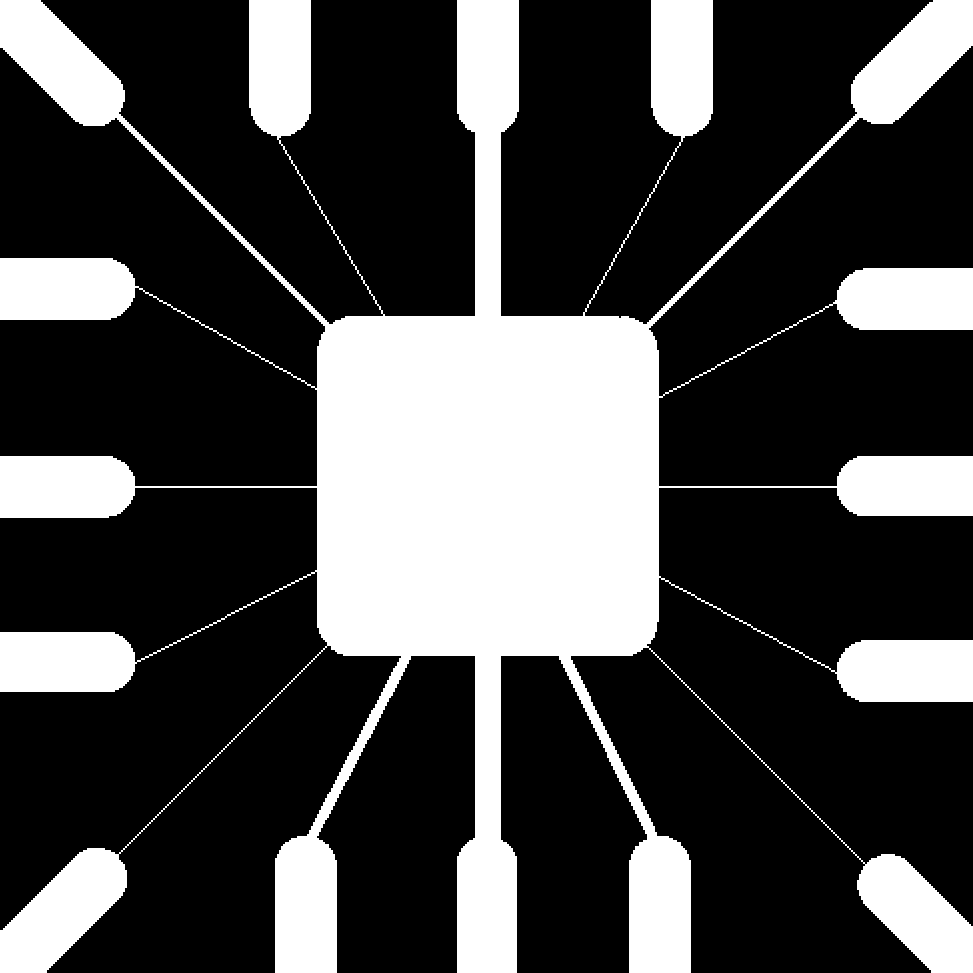
#> input picture Work_13__Segmentatio_of_Images/Fig1104(a).tif, 973 x 973 px
$ jupyter execute --allow-errors Notebook.ipynb
#> lines starting #> are read from the running program, lines starting #| are printed output that depends on the picture; after the words box and inside, x2 and y2 are one past the last pixel; in counts of white or black regions, pixels touching at a corner belong together
<a href="https://colab.research.google.com/github/MiguelAngel-ht/Image_Processing_/blob/main/Work_13__Segmentatio_of_Images/Notebook.ipynb" target="_parent"></a>

[cell 1]
# Basic Libraries
import cv2 as cv
import numpy as np
import matplotlib.pyplot as plt
from skimage import filters as ski

[cell 2]
# Function to scale a image from min to max

def ImScale(img, minf=0, maxf=255):

    x_min = img.min()
    x_max = img.max()

    img_scale = minf + ((img - x_min) / (x_max - x_min)) * (maxf - minf)
    img_scale = img_scale.astype('uint8')

    return img_scale

[cell 3]
def plot_images(imgs, titles):
  """
      Funtion to plot a serie of images with their respective titles
  """
  fig, axs = plt.subplots(1, len(imgs), figsize=(12, 8), constrained_layout=True)
  k = 0

  for ax, img in zip(axs.flat, imgs):
    ax.set_title(titles[k])
    ax.imshow(img, 'gray', vmax=len(np.unique(img)))
    k += 1

  plt.show()

[cell 4]
# Read and Show firts images
img = cv.imread('Fig1102(a).tif', 0)
#> (the rest of this cell did not finish here and is left out)

[cell 5]
# Save first image as PNG
cv.imwrite('point_original.png', img)
#> Out = True

[cell 6]
# Define kernel for points detection
kernel = np.array([[-1, -1, -1],
                   [-1,  8, -1],
                   [-1, -1, -1]])

# Define umbralization values
u1 = 2
u2 = 6
u3 = 10
u4 = 20

#> (a cell that did not finish here is left out)

#> (a cell that did not finish here is left out)

#> (a cell that did not finish here is left out)

#> (a cell that did not finish here is left out)

#> (a cell that did not finish here is left out)

[cell 12]
# Reading, Saving and Showing second image
img2 = cv.imread('Fig1104(a).tif', 0)
#> img2: shape (973, 973); 28.1% white; 1 white region, box (x1, y1, x2, y2) and area: (0, 0, 973, 973) 265583
cv.imwrite('chip_original.png', img2)
plt.imshow(img2, 'gray')
plt.show()

[cell 13]
# Definition of kernel to detect horizontal lines
kernel_hor = np.array([[-1, -1, -1],
                       [2, 2, 2],
                       [-1, -1, -1]])

# Definition of kernel to detect horizontal vertical
kernel_ver = np.array([[-1, 2, -1],
                       [-1, 2, -1],
                       [-1, 2, -1]])

# Definition of kernel to detect lines with an angle of 45°
kernel_45 = np.array([[-1, -1, 2],
                      [-1, 2, -1],
                      [2, -1, -1]])

# Definition of kernel to detect lines with an angle of .45°
kernel_135 = np.array([[2, -1, -1],
                       [-1, 2, -1],
                       [-1, -1, 2]])

# Saving all kernels in a list
kernel_lines = [kernel_hor, kernel_ver, kernel_45, kernel_135]

[cell 14]
# Funtion that calculate convolution quickly
def np_fftconvolve(A, B):
    return np.real(np.fft.ifft2(np.fft.fft2(A)*np.fft.fft2(B, s=A.shape)))

[cell 15]
# Initialization of the list where will saved filtered images
imgs_lines = [img2]

# Computing convolutions, scaling and umbralization of 220 intensity value
for kernel in kernel_lines:

  im = np_fftconvolve(img2, kernel)
  im = ImScale(im)

  mask = abs(im) > 220
  op = im * mask
  im2 = ImScale(op)

  imgs_lines.append(im2)
#> this loop made 4 passes
#> pass 1, `im = np_fftconvolve(img2, kernel)`:
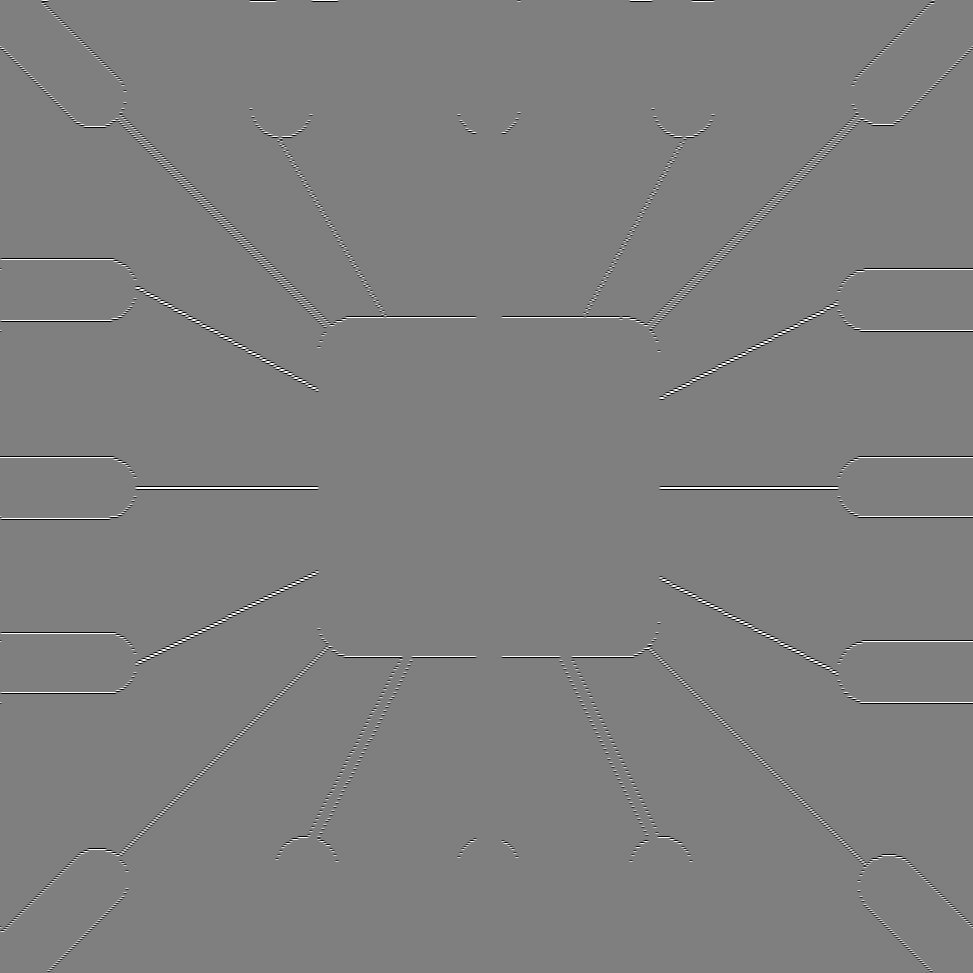
#> im: shape (973, 973) float64; min -765, max 765, mean 0; drawn with min black and max white
#> after the loop, imgs_lines = 5 items

[cell 16]
# Definition of every title
titles2 = ['Original','Horizontal','Vertical','45 Grados','-45 Grados']

[cell 17]
# Plotting results
plot_images(imgs_lines, titles2)
#> the loop in plot_images, `for ax, img in zip(axs.flat, imgs):` made 5 passes
#> after the loop in plot_images, `for ax, img in zip(axs.flat, imgs):`: k = 5

[cell 18]
# Saving all filtered images with lines
cv.imwrite('chip_hor.png', imgs_lines[1])
cv.imwrite('chip_ver.png', imgs_lines[2])
cv.imwrite('chip_45.png', imgs_lines[3])
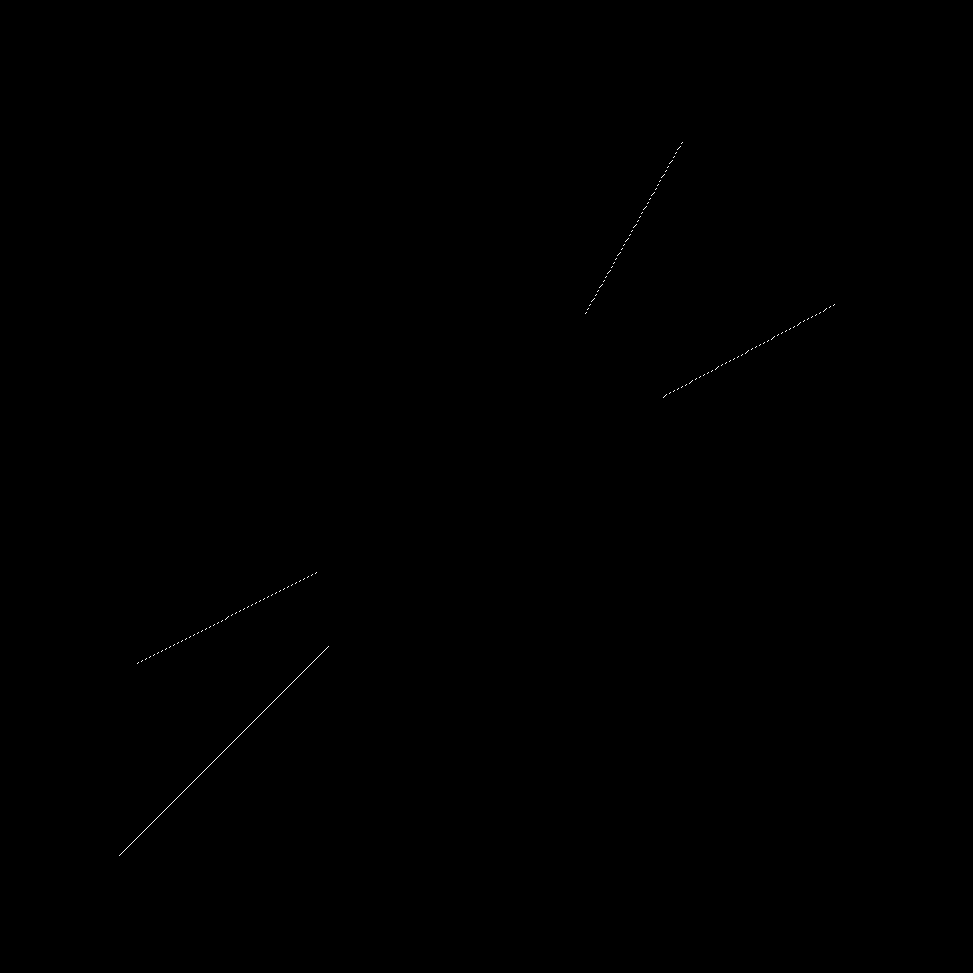
#> saved as chip_45.png: shape (973, 973); min 0, max 255, mean 0.1
cv.imwrite('chip_-45.png', imgs_lines[4])
#> Out = True

[cell 19]
# Reading, saving and showing third image
img3 = cv.imread('Fig1106(a).tif', 0)
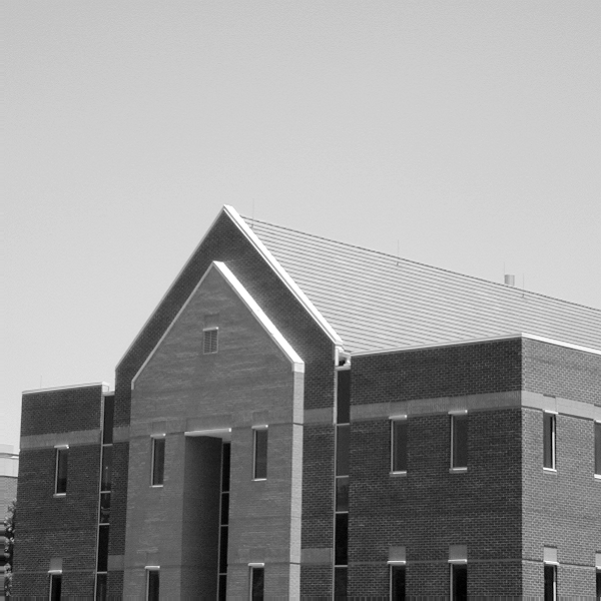
#> input picture Work_13__Segmentatio_of_Images/Fig1106(a).tif, 601 x 601 px
#> img3 is the input picture: shape (601, 601); min 0, max 255, mean 152.8
cv.imwrite('casa.png', img3)
plt.imshow(img3, 'gray')
plt.show()

[cell 20]
# Filtering Edge Detection
img3_pre = ski.prewitt(img3)
img3_sob = ski.sobel(img3)
img3_rob = ski.roberts(img3)
img3_log = cv.Laplacian(img3, cv.CV_16S)

# Operations to compute Zero Crossing
LoG = img3_log
minLoG = cv.morphologyEx(LoG, cv.MORPH_ERODE, np.ones((3,3)))
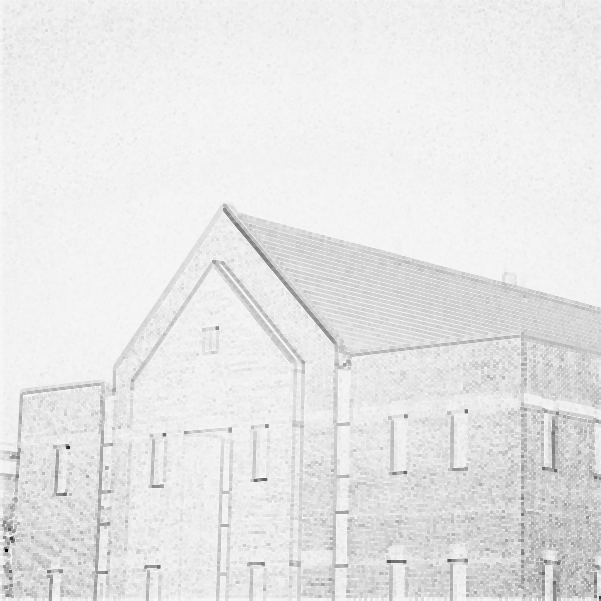
#> minLoG: shape (601, 601) int16; min -348, max 11, mean -21.96; drawn with min black and max white
maxLoG = cv.morphologyEx(LoG, cv.MORPH_DILATE, np.ones((3,3)))
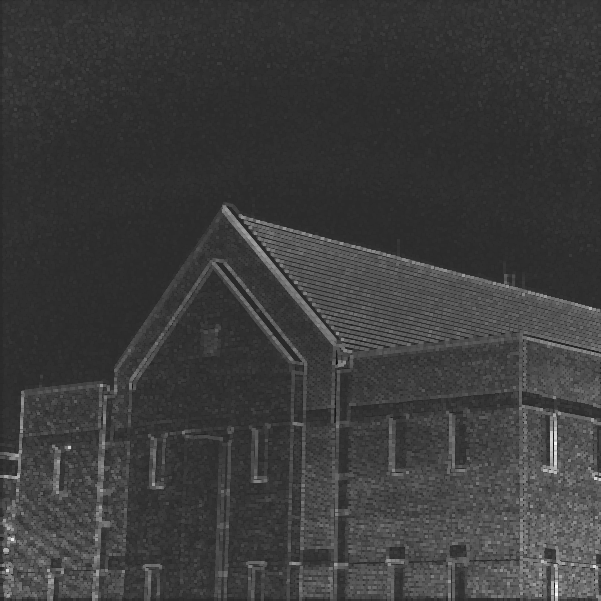
#> maxLoG: shape (601, 601) int16; min -51, max 263, mean 23; drawn with min black and max white

img3_zer = np.logical_or(np.logical_and(minLoG < 0,  LoG > 0), np.logical_and(maxLoG > 0, LoG < 0))
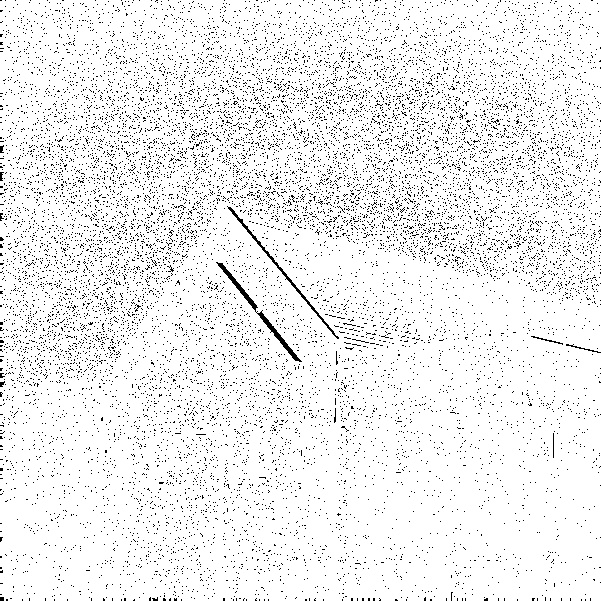
#> img3_zer: shape (601, 601) bool; 93.8% white; black in thin lines or dots

[cell 21]
 # Convert to an unsigned byte
img3_zer = img3_zer.astype(np.uint8)
img3_zer*=255
#> img3_zer: shape (601, 601); 93.8% white; black in thin lines or dots

[cell 22]
# Saving all filtered images in a list and definition of their titles
images3 = [img3, img3_pre, img3_sob, img3_rob, img3_log, img3_zer]
names3 = ['Original', 'Prewitt', 'Sobel', 'Roberts', 'Laplacian', 'Zero Crossing']

[cell 23]
# Scaling firts 3 images
for i in range(len(images3)-2):
  images3[i] = ImScale(images3[i])
#> this loop made 4 passes
#> x_max in ImScale on passes 1 to 4: 255, 0.629, 0.63, 0.622
#> after the loop, images3 = 6 items

[cell 24]
# Plotting results
plot_images(images3, names3)
#> the loop in plot_images (call 2), `for ax, img in zip(axs.flat, imgs):` made 6 passes
#> after the loop in plot_images (call 2), `for ax, img in zip(axs.flat, imgs):`: k = 6
#> in plot_images (call 2), `plt.show()`:
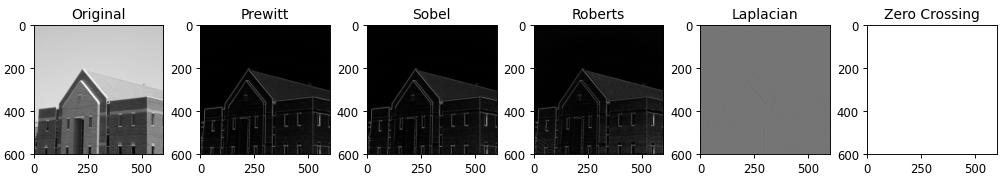
#> figure drawn by matplotlib, 6 panels

[cell 25]
# Saving all filtered images as PNG
cv.imwrite('casa_prewitt.png', images3[1])
cv.imwrite('casa_sobel.png', images3[2])
cv.imwrite('casa_roberts.png', images3[3])
cv.imwrite('casa_laplacian.png', images3[4])
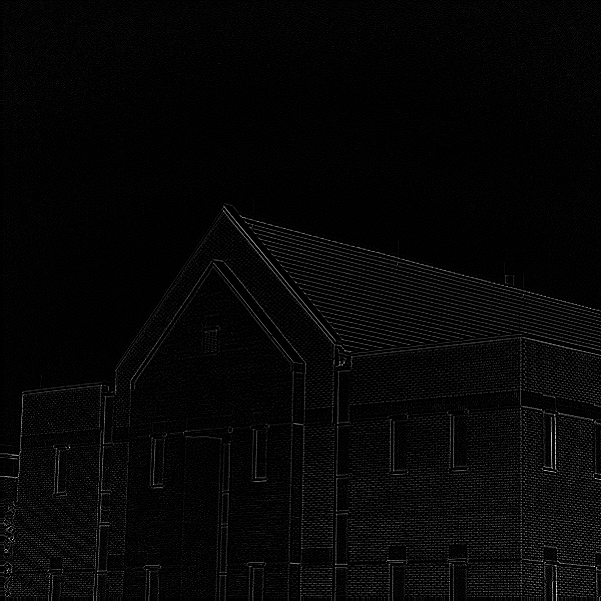
#> saved as casa_laplacian.png: shape (601, 601); min 0, max 255, mean 6.3
cv.imwrite('casa_zero.png', images3[5])
#> Out = True
